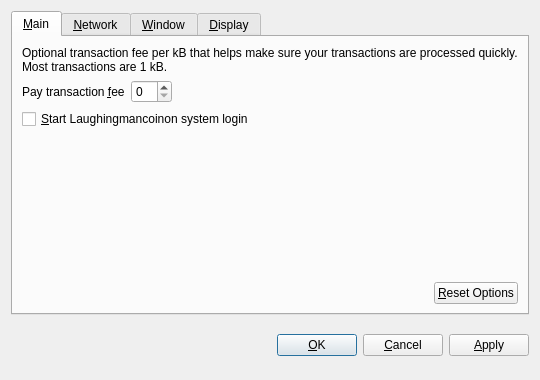
<?xml version="1.0" encoding="UTF-8"?>
<ui version="4.0">
 <class>OptionsDialog</class>
 <widget class="QDialog" name="OptionsDialog">
  <property name="geometry">
   <rect>
    <x>0</x>
    <y>0</y>
    <width>540</width>
    <height>380</height>
   </rect>
  </property>
  <property name="windowTitle">
   <string>Options</string>
  </property>
  <property name="modal">
   <bool>true</bool>
  </property>
  <layout class="QVBoxLayout" name="verticalLayout">
   <item>
    <widget class="QTabWidget" name="tabWidget">
     <property name="tabPosition">
      <enum>QTabWidget::North</enum>
     </property>
     <property name="currentIndex">
      <number>0</number>
     </property>
     <widget class="QWidget" name="tabMain">
      <attribute name="title">
       <string>&amp;Main</string>
      </attribute>
      <layout class="QVBoxLayout" name="verticalLayout_Main">
       <item>
        <widget class="QLabel" name="transactionFeeInfoLabel">
         <property name="text">
          <string>Optional transaction fee per kB that helps make sure your transactions are processed quickly. Most transactions are 1 kB.</string>
         </property>
         <property name="textFormat">
          <enum>Qt::PlainText</enum>
         </property>
         <property name="wordWrap">
          <bool>true</bool>
         </property>
        </widget>
       </item>
       <item>
        <layout class="QHBoxLayout" name="horizontalLayout_1_Main">
         <item>
          <widget class="QLabel" name="transactionFeeLabel">
           <property name="text">
            <string>Pay transaction &amp;fee</string>
           </property>
           <property name="textFormat">
            <enum>Qt::PlainText</enum>
           </property>
           <property name="buddy">
            <cstring>transactionFee</cstring>
           </property>
          </widget>
         </item>
         <item>
          <widget class="BitcoinAmountField" name="transactionFee"/>
         </item>
         <item>
          <spacer name="horizontalSpacer_1_Main">
           <property name="orientation">
            <enum>Qt::Horizontal</enum>
           </property>
           <property name="sizeHint" stdset="0">
            <size>
             <width>40</width>
             <height>20</height>
            </size>
           </property>
          </spacer>
         </item>
        </layout>
       </item>
       <item>
        <widget class="QCheckBox" name="bitcoinAtStartup">
         <property name="toolTip">
          <string>Automatically start Laughingmancoinafter logging in to the system.</string>
         </property>
         <property name="text">
          <string>&amp;Start Laughingmancoinon system login</string>
         </property>
        </widget>
       </item>
       <item>
        <spacer name="verticalSpacer_Main">
         <property name="orientation">
          <enum>Qt::Vertical</enum>
         </property>
         <property name="sizeHint" stdset="0">
          <size>
           <width>20</width>
           <height>40</height>
          </size>
         </property>
        </spacer>
       </item>
       <item>
        <layout class="QHBoxLayout" name="horizontalLayout_2_Main">
         <item>
          <spacer name="horizontalSpacer_2_Main">
           <property name="orientation">
            <enum>Qt::Horizontal</enum>
           </property>
           <property name="sizeHint" stdset="0">
            <size>
             <width>40</width>
             <height>20</height>
            </size>
           </property>
          </spacer>
         </item>
         <item>
          <widget class="QPushButton" name="resetButton">
           <property name="toolTip">
            <string>Reset all client options to default.</string>
           </property>
           <property name="text">
            <string>&amp;Reset Options</string>
           </property>
           <property name="autoDefault">
            <bool>false</bool>
           </property>
          </widget>
         </item>
        </layout>
       </item>
      </layout>
     </widget>
     <widget class="QWidget" name="tabNetwork">
      <attribute name="title">
       <string>&amp;Network</string>
      </attribute>
      <layout class="QVBoxLayout" name="verticalLayout_Network">
       <item>
        <widget class="QCheckBox" name="mapPortUpnp">
         <property name="toolTip">
          <string>Automatically open the Bitcoin client port on the router. This only works when your router supports UPnP and it is enabled.</string>
         </property>
         <property name="text">
          <string>Map port using &amp;UPnP</string>
         </property>
        </widget>
       </item>
       <item>
        <widget class="QCheckBox" name="connectSocks">
         <property name="toolTip">
          <string>Connect to the Bitcoin network through a SOCKS proxy (e.g. when connecting through Tor).</string>
         </property>
         <property name="text">
          <string>&amp;Connect through SOCKS proxy:</string>
         </property>
        </widget>
       </item>
       <item>
        <layout class="QHBoxLayout" name="horizontalLayout_Network">
         <item>
          <widget class="QLabel" name="proxyIpLabel">
           <property name="text">
            <string>Proxy &amp;IP:</string>
           </property>
           <property name="textFormat">
            <enum>Qt::PlainText</enum>
           </property>
           <property name="buddy">
            <cstring>proxyIp</cstring>
           </property>
          </widget>
         </item>
         <item>
          <widget class="QValidatedLineEdit" name="proxyIp">
           <property name="maximumSize">
            <size>
             <width>140</width>
             <height>16777215</height>
            </size>
           </property>
           <property name="toolTip">
            <string>IP address of the proxy (e.g. 127.0.0.1)</string>
           </property>
          </widget>
         </item>
         <item>
          <widget class="QLabel" name="proxyPortLabel">
           <property name="text">
            <string>&amp;Port:</string>
           </property>
           <property name="textFormat">
            <enum>Qt::PlainText</enum>
           </property>
           <property name="buddy">
            <cstring>proxyPort</cstring>
           </property>
          </widget>
         </item>
         <item>
          <widget class="QLineEdit" name="proxyPort">
           <property name="maximumSize">
            <size>
             <width>55</width>
             <height>16777215</height>
            </size>
           </property>
           <property name="toolTip">
            <string>Port of the proxy (e.g. 9050)</string>
           </property>
          </widget>
         </item>
         <item>
          <widget class="QLabel" name="socksVersionLabel">
           <property name="text">
            <string>SOCKS &amp;Version:</string>
           </property>
           <property name="textFormat">
            <enum>Qt::PlainText</enum>
           </property>
           <property name="buddy">
            <cstring>socksVersion</cstring>
           </property>
          </widget>
         </item>
         <item>
          <widget class="QValueComboBox" name="socksVersion">
           <property name="toolTip">
            <string>SOCKS version of the proxy (e.g. 5)</string>
           </property>
          </widget>
         </item>
         <item>
          <spacer name="horizontalSpacer_Network">
           <property name="orientation">
            <enum>Qt::Horizontal</enum>
           </property>
           <property name="sizeHint" stdset="0">
            <size>
             <width>40</width>
             <height>20</height>
            </size>
           </property>
          </spacer>
         </item>
        </layout>
       </item>
       <item>
        <spacer name="verticalSpacer_Network">
         <property name="orientation">
          <enum>Qt::Vertical</enum>
         </property>
         <property name="sizeHint" stdset="0">
          <size>
           <width>20</width>
           <height>40</height>
          </size>
         </property>
        </spacer>
       </item>
      </layout>
     </widget>
     <widget class="QWidget" name="tabWindow">
      <attribute name="title">
       <string>&amp;Window</string>
      </attribute>
      <layout class="QVBoxLayout" name="verticalLayout_Window">
       <item>
        <widget class="QCheckBox" name="minimizeToTray">
         <property name="toolTip">
          <string>Show only a tray icon after minimizing the window.</string>
         </property>
         <property name="text">
          <string>&amp;Minimize to the tray instead of the taskbar</string>
         </property>
        </widget>
       </item>
       <item>
        <widget class="QCheckBox" name="minimizeOnClose">
         <property name="toolTip">
          <string>Minimize instead of exit the application when the window is closed. When this option is enabled, the application will be closed only after selecting Quit in the menu.</string>
         </property>
         <property name="text">
          <string>M&amp;inimize on close</string>
         </property>
        </widget>
       </item>
       <item>
        <spacer name="verticalSpacer_Window">
         <property name="orientation">
          <enum>Qt::Vertical</enum>
         </property>
         <property name="sizeHint" stdset="0">
          <size>
           <width>20</width>
           <height>40</height>
          </size>
         </property>
        </spacer>
       </item>
      </layout>
     </widget>
     <widget class="QWidget" name="tabDisplay">
      <attribute name="title">
       <string>&amp;Display</string>
      </attribute>
      <layout class="QVBoxLayout" name="verticalLayout_Display">
       <item>
        <layout class="QHBoxLayout" name="horizontalLayout_1_Display">
         <item>
          <widget class="QLabel" name="langLabel">
           <property name="text">
            <string>User Interface &amp;language:</string>
           </property>
           <property name="textFormat">
            <enum>Qt::PlainText</enum>
           </property>
           <property name="buddy">
            <cstring>lang</cstring>
           </property>
          </widget>
         </item>
         <item>
          <widget class="QValueComboBox" name="lang">
           <property name="toolTip">
            <string>The user interface language can be set here. This setting will take effect after restarting Bitcoin.</string>
           </property>
          </widget>
         </item>
        </layout>
       </item>
       <item>
        <layout class="QHBoxLayout" name="horizontalLayout_2_Display">
         <item>
          <widget class="QLabel" name="unitLabel">
           <property name="text">
            <string>&amp;Unit to show amounts in:</string>
           </property>
           <property name="textFormat">
            <enum>Qt::PlainText</enum>
           </property>
           <property name="buddy">
            <cstring>unit</cstring>
           </property>
          </widget>
         </item>
         <item>
          <widget class="QValueComboBox" name="unit">
           <property name="toolTip">
            <string>Choose the default subdivision unit to show in the interface and when sending coins.</string>
           </property>
          </widget>
         </item>
        </layout>
       </item>
       <item>
        <widget class="QCheckBox" name="displayAddresses">
         <property name="toolTip">
          <string>Whether to show Bitcoin addresses in the transaction list or not.</string>
         </property>
         <property name="text">
          <string>&amp;Display addresses in transaction list</string>
         </property>
        </widget>
       </item>
       <item>
        <spacer name="verticalSpacer_Display">
         <property name="orientation">
          <enum>Qt::Vertical</enum>
         </property>
         <property name="sizeHint" stdset="0">
          <size>
           <width>20</width>
           <height>40</height>
          </size>
         </property>
        </spacer>
       </item>
      </layout>
     </widget>
    </widget>
   </item>
   <item>
    <layout class="QHBoxLayout" name="horizontalLayout_Buttons">
     <item>
      <spacer name="horizontalSpacer_1">
       <property name="orientation">
        <enum>Qt::Horizontal</enum>
       </property>
       <property name="sizeHint" stdset="0">
        <size>
         <width>40</width>
         <height>48</height>
        </size>
       </property>
      </spacer>
     </item>
     <item>
      <widget class="QLabel" name="statusLabel">
       <property name="font">
        <font>
         <weight>75</weight>
         <bold>true</bold>
        </font>
       </property>
       <property name="text">
        <string/>
       </property>
       <property name="textFormat">
        <enum>Qt::PlainText</enum>
       </property>
       <property name="wordWrap">
        <bool>true</bool>
       </property>
      </widget>
     </item>
     <item>
      <spacer name="horizontalSpacer_2">
       <property name="orientation">
        <enum>Qt::Horizontal</enum>
       </property>
       <property name="sizeHint" stdset="0">
        <size>
         <width>40</width>
         <height>48</height>
        </size>
       </property>
      </spacer>
     </item>
     <item>
      <widget class="QPushButton" name="okButton">
       <property name="text">
        <string>&amp;OK</string>
       </property>
      </widget>
     </item>
     <item>
      <widget class="QPushButton" name="cancelButton">
       <property name="text">
        <string>&amp;Cancel</string>
       </property>
       <property name="autoDefault">
        <bool>false</bool>
       </property>
      </widget>
     </item>
     <item>
      <widget class="QPushButton" name="applyButton">
       <property name="text">
        <string>&amp;Apply</string>
       </property>
       <property name="autoDefault">
        <bool>false</bool>
       </property>
      </widget>
     </item>
    </layout>
   </item>
  </layout>
 </widget>
 <customwidgets>
  <customwidget>
   <class>BitcoinAmountField</class>
   <extends>QSpinBox</extends>
   <header>bitcoinamountfield.h</header>
  </customwidget>
  <customwidget>
   <class>QValueComboBox</class>
   <extends>QComboBox</extends>
   <header>qvaluecombobox.h</header>
  </customwidget>
  <customwidget>
   <class>QValidatedLineEdit</class>
   <extends>QLineEdit</extends>
   <header>qvalidatedlineedit.h</header>
  </customwidget>
 </customwidgets>
 <resources/>
 <connections/>
</ui>
